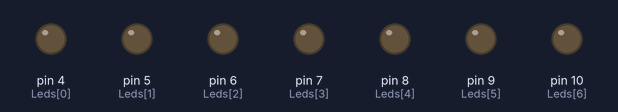
Recording of a sketch running on a simulated Arduino Uno, built with avr-gcc and run on an emulated ATmega328P. Parts: output pins drawn as LEDs (lit = HIGH). Random numbers use the default seed unless the sketch sets one.

Above: at 0.2 s.
At 39.69 s:
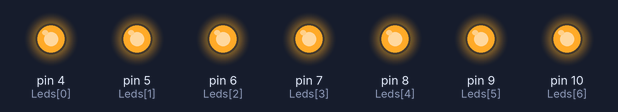
Timing chart, 0 to 40.0 s (numbered marks = the images above):
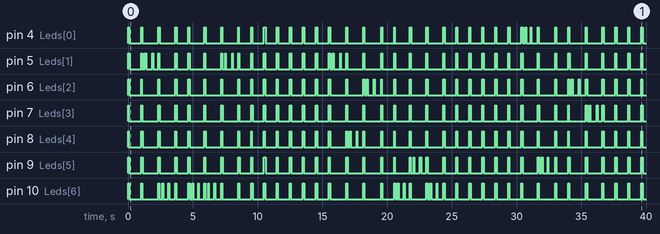

Measured:
- by itself, pin 4 (Leds[0]): LOW → HIGH at 0.00 s, → LOW 0.11 s later, → HIGH 0.90 s later, → LOW 0.11 s later, … (76 changes in this stretch)
- by itself, pin 9 (Leds[5]): LOW → HIGH at 0.00 s, → LOW 0.10 s later, → HIGH 0.91 s later, → LOW 0.11 s later, … (80 changes in this stretch)

The sketch:

Neonroehere.ino
```cpp
/* ========================================================================== */
/*                                                                            */
/*   neonroehre.ino                                                           */
/*   Author 2013 K. Büßer                                                     */
/*                                                                            */
/*   Simulation anschalten einer Bahnsteigbeleuchtung                         */
/*   aus Neonröhren.                                                          */
/*                                                                            */
/*   Programm für AtTiny8x.                                                   */
/*   Simulation von x Neonröhren.                                             */
/*   Eine Neonröhre ist defekt,                                               */
/*   und startet ständig neu.                                                 */
/*   Ob es eine defekte Röhre gibt,                                           */
/*   kann per Zufall ermittelt werden.                                        */
/*   Defekte Röhre kann per Zufall                                            */
/*   ermittelt werden.                                                        */
/*                                                                            */
/* ========================================================================== */


/* ========================================================================== */
/* Anfang Programmeinstellungen                                               */
/* ========================================================================== */
// Konstante für vereinfachte Zeiten.

unsigned long  Sekunde = 100;
unsigned long  Minute  = 60 * Sekunde;

// Konstane für die Dauer Startflackern.
unsigned long Startdauer =  3*Sekunde;
// Konstante für die Dauer der Nacht (für die Testphase kurz).
unsigned long Nachtdauer = 7*Sekunde;
// Konstante für die Dauer des Tages (für die Testphase kurz).
unsigned long Tagdauer   = 10*Sekunde;


// Definition der aktiven Pins für diesen Sketch.
byte Leds[] = {4,5,6,7,8,9,10};

byte PinAnz = sizeof(Leds);
// Definiere Arbeitsweise defekte LED.
// keine defekte LED: 0
// defekte LED durch zufall: 1
// immer defekte LED: 2
byte defdefLed = 1;
// Prozentuale chance auf defekte Led:
// Beispiele:
// bei 50:50 den Wert 1 speichern.
// bei 33:66 den Wert 2 speichern, etc.
byte defLedProz = 1;
// Variable zum Merken, ob es eine defekte LED gibt.
boolean defLEDjn;
// Variable zum Merken einer festen defekten LED.
// beim Wert 99 wird die defekte LED durch Zufall ermittelt.
byte fdefLed = 99;
// Variable zum Merken der durch Zufall ermittelten defekten LED.
// wenn fdefLed <> 99, wird die defekte LED in zdefLed übertragen,
// ist fdefled > PinAnz, wird PinAnz übertragen.
byte zdefLed = 0;
/* ========================================================================== */
/* Ende Programmeinstellungen                                               */
/* ========================================================================== */


/* ========================================================================== */
/* Anfang Datendefinition                                                     */
/* ========================================================================== */
// Variablen zum Merken von millis() flackern ein.
unsigned long Ledein[sizeof(Leds)];
// Variablen zum Merken von millis() flackern aus.
unsigned long Ledaus[sizeof(Leds)];
// Variablen zum Merken von millis() Flakern.
unsigned long Ledflackern[sizeof(Leds)];
// Variablen zum Merken der Einschaltreihenfolge.
byte Ledalleein[sizeof(Leds)];
// Variablen zum Merken der Einschaltverzögerung.
unsigned long Ledalleeinwarten[sizeof(Leds)];
/* ========================================================================== */
/* Ende Datendefinition                                                       */
/* ========================================================================== */


/* ========================================================================== */
/* Debug Blinken                                                              */
/* ========================================================================== */
void DebugBlink (byte LEDa,byte LEDb,boolean anaus)
{
  if (anaus)
  {
    digitalWrite (LEDa,HIGH);
    digitalWrite (LEDb,HIGH);
  }
  else
  {
    delay (500);
    digitalWrite (LEDa,LOW);
    digitalWrite (LEDb,LOW);
    delay (500);
  }
}

/* ========================================================================== */
/* Anfang Standardprocedur Setup                                              */
/* ========================================================================== */
void setup()
{
// Alle AtTiny-Pins auf OUTPUT setzen.
  randomSeed(analogRead(0));
  for (int i=0;i<PinAnz;i++) pinMode(Leds[i], OUTPUT);
  for (int i=0;i<PinAnz;i++) digitalWrite(Leds[i], LOW);
}
/* ========================================================================== */
/* Ende Standardprocedur Setup                                                */
/* ========================================================================== */

/* ========================================================================== */
/* Anfang eigene Setup Proceduren                                             */
/* ========================================================================== */

/* ========================================================================== */
/* ermitteln, ob es eine defekte LED gibt                                     */
/* ========================================================================== */
void setzedefLEDjn ()
{
byte i;
  defLEDjn = false;
  i = random(0,1+defLedProz);
  if (i==1) defLEDjn = true;
}

/* ========================================================================== */
/* defekte LED setzen                                                         */
/* ========================================================================== */
void setzedefLed ()
{
// Setzen der defekten LED, wie in den Parametern eingestellt.
  if (fdefLed==99)
  { zdefLed = random(sizeof(Leds));}
  else { if (fdefLed>PinAnz)
          {  zdefLed = PinAnz-1;}
         else {zdefLed = fdefLed;}
       }
}

/* ========================================================================== */
/* Startflackern setzen                                                       */
/* ========================================================================== */
void setzeFlackern ()
{
// Setzen der Leuchtdauer der LEDs beim Starten.
  for (int i=0;i<sizeof(Leds);i++) Ledein[i]= random(70,120);
// Setzen der Dunkeldauer der LEDs beim Starten.
  for (int i=0;i<sizeof(Leds);i++) Ledaus[i]= random(350,550);
}

/* ========================================================================== */
/* Einschaltreihenfolge setzen                                                */
/* ========================================================================== */

void EinschaltenReihe()
{
boolean LedAn;
byte zLed;
byte Ledz;
byte sLed;

  zLed=0;
  Ledz=0;
  sLed=0;
// Initialisierung der Einschaltreihenfolge.
  for (int i=0;i<sizeof(Leds);i++) Ledalleein[i]=30;
// Einschaltreihenfolge für alle Leds erstellen.
  do
  {
// Zufallswert der anzuschaltenden Leds.
    sLed=random(0,sizeof(Leds));

// setzen Abfragevariable auf Standardja.
   if ((sLed>-1) && (sLed<=sizeof(Leds)))
   {

     LedAn=true;
// Prüfen, ob anzuschaltende LED schon angeschaltet ist.
// Wenn ja, Abfragevariable auf nein.
     for (zLed=0;zLed<sizeof(Leds);zLed++)
       if (Ledalleein[zLed]==sLed) LedAn = false;
// Wenn Led angeschaltet werden soll, Led in der
// Reihenfolgeliste speichern. Listenindex um 1
// erhöhen.
    if (LedAn)
    {
      Ledalleein[Ledz]=sLed;
      Ledz++;
    }
   }
  }
  while (Ledz<sizeof(Leds));
}

/* ========================================================================== */
/* Einschaltverzögerung setzen                                                */
/* ========================================================================== */
void Einschaltenwarten()
{
// setzen der Einschaltwartezeit per Zufall.
  for (int i=0;i<sizeof(Leds);i++) Ledalleeinwarten[i]=random(50,80);
}

/* ========================================================================== */
/* eigene Procedur Setup                                                      */
/* ========================================================================== */

void eigenesSetup()
{
  for (byte i=0;i<sizeof(Leds);i++) Ledein[i]=0;
  for (byte i=0;i<sizeof(Leds);i++) Ledaus[i]=0;
  setzedefLEDjn ();
  setzedefLed ();
  setzeFlackern ();
  EinschaltenReihe();
  Einschaltenwarten();
}

/* ========================================================================== */
/* Ende eigene Setup Proceduren                                               */
/* ========================================================================== */

/* ========================================================================== */
/* Anfang Programmprozeduren                                                  */
/* ========================================================================== */

/* ========================================================================== */
/* alle Leds ausschalten                                                      */
/* ========================================================================== */
void Ledsaus ()
{
  for (int i=0;i<sizeof(Leds);i++) digitalWrite(Leds[i], LOW);
  for (int i=0;i<PinAnz;i++) digitalWrite(i, LOW);
}

/* ========================================================================== */
/* Flackern beim Starten                                                      */
/* ========================================================================== */
void Flackern ()
{
// Variable zum Speichern der Endzeit des Startflackerns.
// millis() sind die vergangenen Millisekunden seit einschalten des AtTiny.
// vergangene Zeit + Startdauer = Endzeit Startflackern.
long bisan;
  bisan = millis()+Startdauer;

// Bearbeiten bis Endezeit Startflackern.
  while (millis() < bisan)
  {
    for (int i=0;i<sizeof(Leds);i++)
    {
// Für jede LED prüfen, ob die nächste Schaltzeit erreicht ist.
      if (millis()> Ledflackern[i])
// Frage, ob LED dunkel ist.
      {  if (digitalRead(Leds[i])==LOW)
          {
// Led dunkel: LED einschalten, Ausschaltzeit speichern.
              digitalWrite(Leds[i], HIGH);
              Ledflackern[i]=millis()+Ledein[i];
          }
          else
          {
// Led hell: LED ausschalten, Einschaltzeit speichern.
              digitalWrite(Leds[i], LOW);
              Ledflackern[i]=millis()+Ledaus[i];
          }
      }
    }
  }
}

/* ========================================================================== */
/* defekte LED blinkt, solange Nacht ist                                    */
/* ========================================================================== */
void blinkdefLed ()
{
unsigned long bisaus;

// Endezeit Nacht berechnen.
  bisaus = millis()+Nachtdauer;

  if ((defdefLed == 0) or
     ((defdefLed == 1) and (not defLEDjn)))
    {
// keine defekte LED
      while (millis() < bisaus)
      {}
    }
  else
    {
// defekte LED ausschalten.
      digitalWrite(Leds[zdefLed], LOW);

  Ledflackern[zdefLed]=0;
// solange Nacht ist bearbeiten.
      while (millis() < bisaus)
      {
// Berechnen der Ein- und Ausschalzeit blinkende LED.
         Ledein[zdefLed]= random(40,90);
         Ledaus[zdefLed]= random(350,550);
// Einschalten der LED und berechnen der Anschaltdauer.
         digitalWrite(Leds[zdefLed], HIGH);
         Ledflackern[zdefLed]=millis()+Ledein[zdefLed];
// nichts tun, bis LED ausgegschaltet wird.
         while (millis() < Ledflackern[zdefLed])
           {
           }
// Ausschalten der LED und berechnen der Ausschaltdauer.
         digitalWrite(Leds[zdefLed], LOW);
         Ledflackern[zdefLed]=millis()+Ledaus[zdefLed];
// nichts tun, bis LED eingegschaltet wird.
         while (millis() < Ledflackern[zdefLed])
           {
           }
      }
    }
}

/* ========================================================================== */
/* alle LEDs einschalten                                                      */
/* ========================================================================== */
void Ledsein ()
{
  for (int i=0;i<sizeof(Leds);i++)
  {
    digitalWrite(Leds[Ledalleein[i]], HIGH);
    delay(Ledalleeinwarten[i]);
  }
}

/* ========================================================================== */
/* Ende Programmprozeduren                                                    */
/* ========================================================================== */

/* ========================================================================== */
/* Standardprozedur Loop. Endlosschleife für Prozeduraufrufe                  */
/* ========================================================================== */
void loop()
{
//  Ausführung egenes Setup.
   eigenesSetup();
// alle LEDs ausschalten.
 //  Ledsaus ();
// Startflackern.
  Flackern ();
// alle LEDs nach Startflackern einschalten.
//   Ledsein ();
// defekte Röhre simulieren.
  blinkdefLed ();
// alle LEDs ausschalten.
 //  Ledsaus ();
// warten, solange es Tag ist.
 //  delay(Tagdauer);
}
```
